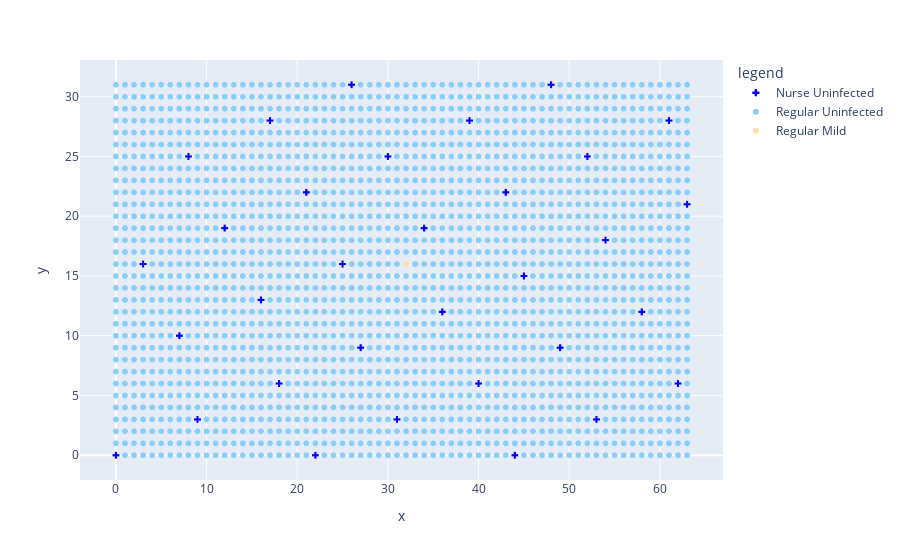

The notebook cell this image was saved under:
### Markdown cell above
# CoronalSpreader simulation suggests protecting nurses from COVID-19 infection may reduce total number of deaths in the population

This open-source COVID-19 simulator suggests that fewer deaths in the total population will occur if nurses strike until Personal Protective Equipment (PPE) arrives, compared to the scenario of nurses continuing to work without PPE. When nurses strike until PPE arrives, the number of new infections per day show a "flattening the curve" effect compared to nurses continuing to work without PPE. The scenario of PPE arriving automatically later without a strike shows a similar curve to nurses continuing to work without PPE. This suggests that protecting nurses from infection has the greatest impact on reducing the total number of deaths in the population.

Variables such as probability of infection, probability of an infection requiring hospitalization, maximum number of patients per nurse, number of ventilators per total population, etc. are configurable, and default values are shown in [covid19sim.py](covid19sim.py). To illustrate how the simulator works, a walkthrough of an individual simulation of transmission on a two-dimensional (2D) spatial grid will be displayed visually. At the end, graphs of aggregate data from multiple simulation runs will display the results of comparing different scenarios (nurses striking until PPE arrives versus nurses continuing to work without PPE).

`sim.run()` runs a simulation using the configurable parameters and returns the results of the entire simulation in a DataFrame. You can show a snapshot of the situation on a particular day by calling `sim.showSpread(df, day)`, where `df` is the returned DataFrame, and `day` is the day of the infection simulation.

### Code cell
import covid19sim as sim

df = sim.run()
sim.showSpread(df, 1)

### Figure 1 — Plotly figure (JSON) as saved in the notebook; plotly's stock layout.template omitted (floating-point values rounded to 4 significant figures; data arrays with more than 128 entries replaced by an {"elided": "..."} marker saying what was removed)
{"data": [{"hoverlabel": {"namelength": 0}, "hovertemplate": "legend=Nurse Uninfected<br>x=%{x}<br>y=%{y}", "legendgroup": "Nurse Uninfected", "marker": {"color": "blue", "symbol": "cross"}, "mode": "markers", "name": "Nurse Uninfected", "showlegend": true, "type": "scattergl", "x": [0, 22, 44, 9, 31, 53, 18, 40, 62, 27, 49, 7, 36, 58, 16, 45, 3, 25, 54, 12, 34, 63, 21, 43, 8, 30, 52, 17, 39, 61, 26, 48], "xaxis": "x", "y": [0, 0, 0, 3, 3, 3, 6, 6, 6, 9, 9, 10, 12, 12, 13, 15, 16, 16, 18, 19, 19, 21, 22, 22, 25, 25, 25, 28, 28, 28, 31, 31], "yaxis": "y"}, {"hoverlabel": {"namelength": 0}, "hovertemplate": "legend=Regular Uninfected<br>x=%{x}<br>y=%{y}", "legendgroup": "Regular Uninfected", "marker": {"color": "lightskyblue", "symbol": "circle"}, "mode": "markers", "name": "Regular Uninfected", "showlegend": true, "type": "scattergl", "x": {"elided": "2015 int values"}, "xaxis": "x", "y": {"elided": "2015 int values"}, "yaxis": "y"}, {"hoverlabel": {"namelength": 0}, "hovertemplate": "legend=Regular Mild<br>x=%{x}<br>y=%{y}", "legendgroup": "Regular Mild", "marker": {"color": "navajowhite", "symbol": "circle"}, "mode": "markers", "name": "Regular Mild", "showlegend": true, "type": "scattergl", "x": [32], "xaxis": "x", "y": [16], "yaxis": "y"}], "layout": {"legend": {"title": {"text": "legend"}, "tracegroupgap": 0}, "margin": {"t": 60}, "xaxis": {"anchor": "y", "domain": [0, 1], "title": {"text": "x"}}, "yaxis": {"anchor": "x", "domain": [0, 1], "title": {"text": "y"}}}}
